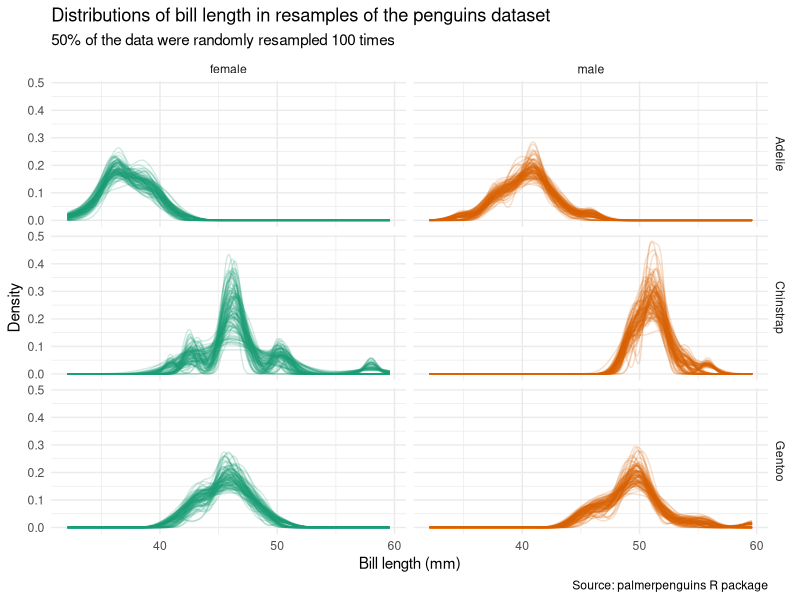
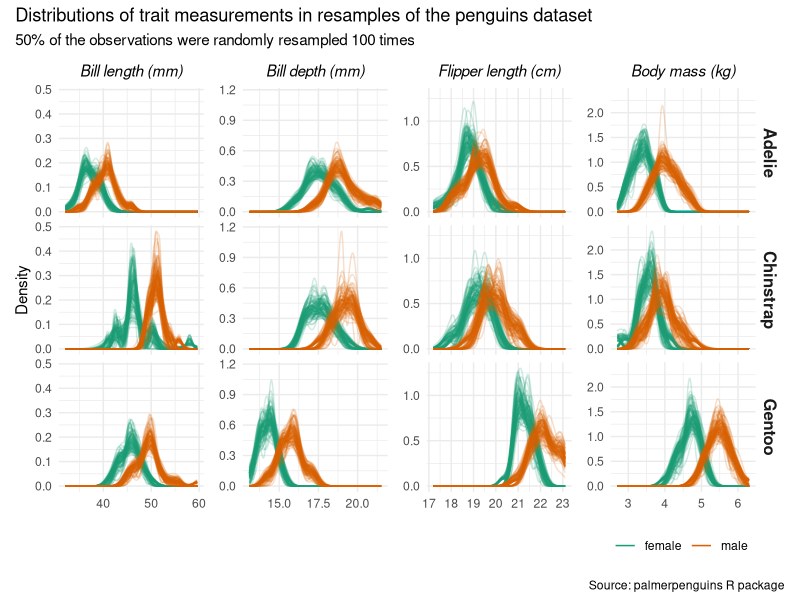
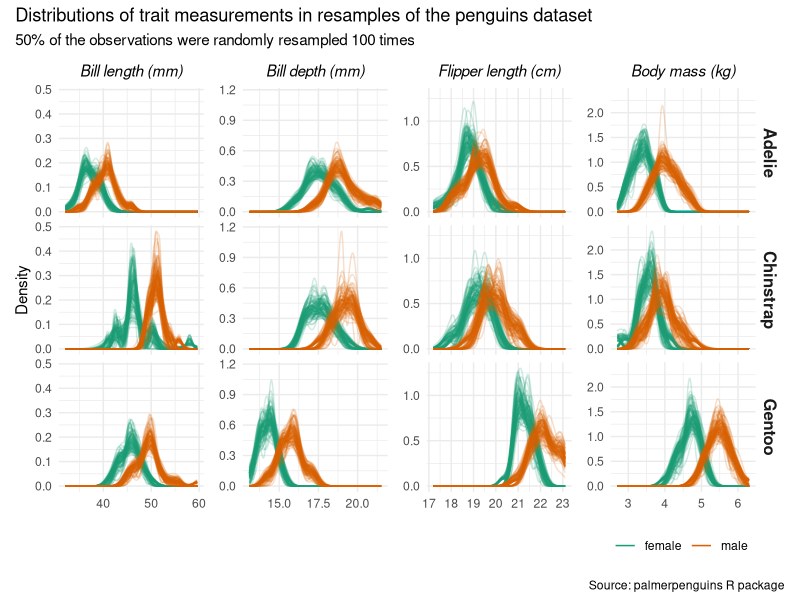

These charts were generated, in order, by the following R code:
## ---- chunk 1

knitr::opts_chunk$set(echo = TRUE)

## required packages
library(tidyverse)
library(palmerpenguins)
library(patchwork)

## ---- chunk 2

## remove NAs from the dataset and add a row (record) id column
## (so we can trace a sample back to the dataset if needed)
penguins_c <- penguins %>% 
  drop_na() %>% 
  mutate(id = row_number(), 
         .before = species)

## specify the number of replicates and the sample prop (or size)
n_reps <- 100
samp_prop <- 0.50

## resample the data and put it in a tibble
re_penguins <- tibble(
  rep = 1:n_reps, 
  samp = replicate(
    n = n_reps, 
    sample_frac(
      tbl = penguins_c, 
      size = samp_prop, 
      replace = FALSE), 
    simplify = FALSE))

## ---- chunk 3

re_penguins

## ---- chunk 4

## calculate the median trait values from each sample
re_penguins <- re_penguins %>% 
  unnest(samp) %>% 
  group_by(rep, species, sex) %>% 
  summarise(across(.cols = bill_length_mm:body_mass_g, 
                   ~ median(.))) %>% 
  group_by(rep) %>% 
  nest() %>% 
  rename(summ_mean = data) %>% 
  right_join(re_penguins, ., by = "rep") %>% 
  suppressMessages() 

re_penguins

## ---- chunk 5

## plot the distributions of bill_length_mm from the resamples
re_penguins %>% 
  select(rep, samp) %>% 
  unnest(samp) %>% 
  ggplot(data = ., 
         mapping = aes(x = bill_length_mm, 
                       group = rep, 
                       colour = sex)) + 
  geom_line(stat = "density", alpha = 0.2) + 
  scale_colour_brewer(palette = "Dark2") + 
  # facet_wrap(~ species) + 
  facet_grid(species ~ sex) + 
  labs(x = "Bill length (mm)", y = "Density", 
       title = "Distributions of bill length in resamples of the penguins dataset", 
       subtitle = "50% of the data were randomly resampled 100 times", 
       caption = "Source: palmerpenguins R package") + 
  theme_minimal() + 
  theme(legend.position = "none")

## ---- chunk 6

## use patchwork to build the multi-plot
## bill length
p1.bl <- re_penguins %>% 
  select(rep, samp) %>% 
  unnest(samp) %>% 
  ggplot(data = ., 
             mapping = aes(x = bill_length_mm, 
                           group = interaction(rep, sex))) + 
  geom_line(mapping = aes(colour = sex),
            stat = "density", alpha = 0.2) +
  # geom_histogram(mapping = aes(fill = sex), 
  #                alpha = 0.5, position = "identity") + 
  scale_colour_brewer(palette = "Dark2", 
                      name = "", labels = c("female", "male")) + 
  # facet_grid(species ~ measure, 
  #            scales = "free") + 
  facet_wrap(~ species, ncol = 1) + 
  labs(x = NULL, y = "Density", 
       subtitle = "Bill length (mm)") + 
  theme_minimal() + 
  theme(legend.position = "none", 
        plot.subtitle = element_text(hjust = 0.5, face = "italic"), 
        strip.text = element_blank(), 
        strip.background = element_blank())
# p1.bl

## bill depth
p2.bd <- re_penguins %>% 
  select(rep, samp) %>% 
  unnest(samp) %>% 
  ggplot(data = ., 
         mapping = aes(x = bill_depth_mm, 
                       group = interaction(rep, sex))) + 
  geom_line(mapping = aes(colour = sex),
            stat = "density", alpha = 0.2) +
  # geom_histogram(mapping = aes(fill = sex), 
  #                alpha = 0.5, position = "identity") + 
  scale_colour_brewer(palette = "Dark2", 
                      name = "", labels = c("female", "male")) + 
  # facet_grid(species ~ measure, 
  #            scales = "free") + 
  facet_wrap(~ species, ncol = 1) + 
  labs(x = NULL, y = NULL, 
       subtitle = "Bill depth (mm)") + 
  theme_minimal() + 
  theme(legend.position = "none", 
        plot.subtitle = element_text(hjust = 0.5, face = "italic"), 
        strip.text = element_blank(), 
        strip.background = element_blank())
# p1.bd

## flipper length
p3.fl <- re_penguins %>% 
  select(rep, samp) %>% 
  unnest(samp) %>% 
  ggplot(data = ., 
         mapping = aes(x = flipper_length_mm / 10, 
                       group = interaction(rep, sex))) + 
  geom_line(mapping = aes(colour = sex),
            stat = "density", alpha = 0.2) +
  # geom_histogram(mapping = aes(fill = sex), 
  #                alpha = 0.5, position = "identity") + 
  scale_colour_brewer(palette = "Dark2", 
                      name = "", labels = c("female", "male")) + 
  # facet_grid(species ~ measure, 
  #            scales = "free") + 
  facet_wrap(~ species, ncol = 1) + 
  labs(x = NULL, y = NULL, 
       subtitle = "Flipper length (cm)") + 
  theme_minimal() + 
  theme(legend.position = "none", 
        plot.subtitle = element_text(hjust = 0.5, face = "italic"), 
        strip.text = element_blank(), 
        strip.background = element_blank())
# p3.fl

## body mass
p4.bm <- re_penguins %>% 
  select(rep, samp) %>% 
  unnest(samp) %>% 
  ggplot(data = ., 
         mapping = aes(x = body_mass_g / 1000, 
                       group = interaction(rep, sex))) + 
  geom_line(mapping = aes(colour = sex),
            stat = "density", alpha = 0.2) +
  # geom_histogram(mapping = aes(fill = sex), 
  #                alpha = 0.5, position = "identity") + 
  scale_colour_brewer(palette = "Dark2", 
                      name = "", 
                      labels = c("female", "male"), 
                      guide = guide_legend(override.aes = list(alpha = 1))) + 
  # facet_grid(species ~ measure, 
  #            scales = "free") + 
  facet_wrap(~ species, ncol = 1, strip.position = "right") + 
  labs(x = NULL, y = NULL, 
       subtitle = "Body mass (kg)") + 
  theme_minimal() + 
  theme(legend.position = "bottom", 
        legend.justification = "right", 
        plot.subtitle = element_text(hjust = 0.5, face = "italic"), 
        strip.text = element_text(face = "bold", size = 12))
# p4.bm

p1.bl + p2.bd + p3.fl + p4.bm + 
  plot_layout(ncol = 4) + 
  plot_annotation(
    title = "Distributions of trait measurements in resamples of the penguins dataset", 
    subtitle = "50% of the observations were randomly resampled 100 times", 
    caption = "Source: palmerpenguins R package")

ggsave("trait_distributions_resamp.pdf", 
       plot = last_plot(), width = 11, height = 8, units = "in", dpi = "retina")

